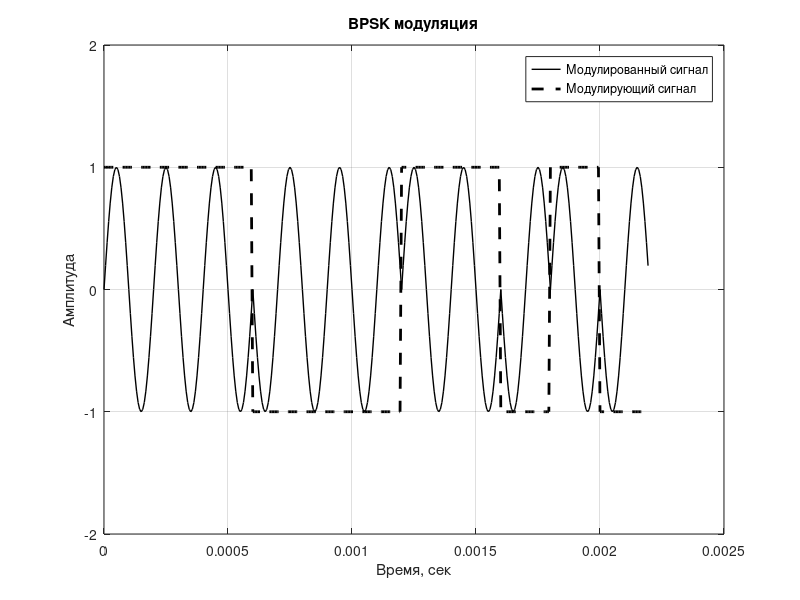

This figure's MATLAB source: (Note: this script raises an error after producing the figure.)
clear, clc, close all

load('BarkerCodes.mat');
% кодируемая последовательность
code = barker11;
% количество отсчетов одного периода синуса
m = 32;
% длительность импульса в периодах синусойды
num_of_periods_per_bit = 1;
% частота сигнала в Гц
fc = 5000;

fs = fc*m;
ts = 0 : 1/fs : (m*length(code)*num_of_periods_per_bit)/fs-1/fs;
N = length(ts);


sinus = sin(2*pi*fc*ts);
    
% длина одного бита в отсчётах

n_for_bit = m*num_of_periods_per_bit;


% формируем модулирующий сигнал
fm = zeros(1,N);
for i=1:length(code)
    for j=n_for_bit*(i-1)+1:n_for_bit*i
        fm(j) = code(i);
    end
end


x = sinus.*fm;

filename = 'bpskDAC.txt';  % Имя файла
fid = fopen(filename, 'w'); % Открываем файл для записи

% Запись частоты сигнала, частоты дискретизации и значение ARR в файл
fprintf(fid, 'Частота сигнала: %d Гц\n', fc);
fprintf(fid, 'Частота дискретизации: %d Гц\n', fs);
ARR = round((80*10^6)/(fs))-1;
fprintf(fid, 'Значение ARR (при частоте тактирования шины 80 МГц): %d \n', ARR);
fprintf(fid, 'Количество элементов в массиве: %d \n\n', length(x));
% запись отсчетов для 12 разрядного DAC в текстовый файл
dlmwrite(filename, round(1736*x)+1736,'-append', 'delimiter', ',');
%dlmwrite(filename, round(500*x)+(4000-500),'-append', 'delimiter', ',');
fclose(fid);

% построение графиков
plot(ts,x,'black','LineWidth',1), grid on, hold on;
plot(ts,fm,'--black','LineWidth',2), grid on;
title ('BPSK модуляция');
ylim([-2 2]);
xlabel('Время, сек'), ylabel('Амплитуда');
legend({'Модулированный сигнал';'Модулирующий сигнал'});

% Вычисление автокорреляционной функции с помощью функции myAutocorr
autocorr = Autocorr(x);

% Создание оси времени
time = -(length(x)-1):(length(x)-1);

% Построение графика автокорреляционной функции
figure;
stem(time, autocorr,'.',"black",'LineWidth',0.5);
xlabel('Смещение');
ylabel('Автокорреляция');
title('Функция автокорреляции');
grid on;

% Чтение отчетов принятого микрофоном сигнала
% Указываем путь к текстовому файлу
file_path = 'bpskADC.txt';

% Открываем текстовый файл для чтения
fileID = fopen(file_path, 'r');

% Чтение данных из текстового файла
dataadc = fscanf(fileID, '%f');
dataadc = (dataadc-mean(dataadc))./mean(dataadc);
% Закрываем файл
fclose(fileID);

% Создаем вектор времени для оси X
tsadc = 1:numel(dataadc);
tstime = 0 : 1/fs : (length(dataadc)/fs-1/fs);
% Построение графика
figure;
plot(tsadc, dataadc,'black','LineWidth',1);
xlabel('Отсчеты');
ylabel('Амплитуда');
title('График сигнала снятого с АЦП');
grid on;

crosscorr = Crosscorr(dataadc,x);

% Построение графика автокорреляционной функции
figure;
stem(tsadc, crosscorr,'.',"black",'LineWidth',0.5);
xlabel('Смещение');
ylabel('Корреляция');
ylim([-1 1]);
title('Функция корреляции');
grid on;
